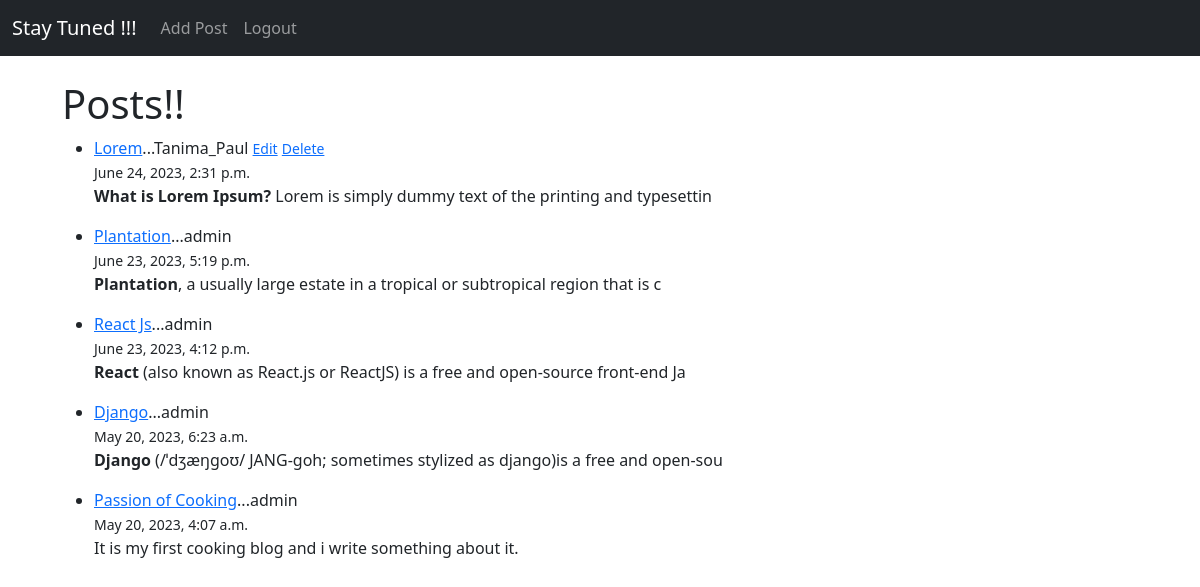
Screenshot of / (signed in) with the database file from the repository.
### blog/models.py (models this page shows, shortened)
class Post(models.Model):
    title=models.CharField(max_length=100)
    title_tag=models.CharField(max_length=255)
    author= models.ForeignKey(User,on_delete=models.CASCADE)
    body= models.TextField()
    created_at=models.DateTimeField(default=datetime.now,blank=True)

### blog/views.py (the view)
# urls.py: path('',HomeView.as_view(),name='home'),
class HomeView(ListView):
    model=Post
    template_name= 'home.html'

### templates/home.html (shortened to what this page needs)
{%extends 'base.html' %}
{% block content %}
<h1>Posts!!</h1>
<ul>
{% for post in object_list reversed%}
    <li><a href="{% url 'article-detail' post.pk %}">
    {{post.title}}</a>...{{post.author}}{{post.author.first_name}}
    {%if user.is_authenticated %}
        {% if user.id == post.author.id%}
            <small> <a href="{% url 'update_post' post.pk %}">Edit</a></small>
            <small> <a href="{% url 'delete_post' post.pk %}">Delete</a>
        {% endif %}
    {% endif %}
    </small><br/>
    <small>{{post.created_at}}</small><br/>
    {{post.body| slice:":100"|safe}}
    </li>
{%endfor%}
</ul>
{% endblock  %}

### rows the page displays
Post: title "Lorem", author "Tanima_Paul", shows "Edit", created_at "June 24, 2023, 2:31 p.m.", body "What is Lorem Ipsum? Lorem is simply dummy text of the printing and typesettin"
Post: title "Plantation", author "admin", created_at "June 23, 2023, 5:19 p.m.", body "Plantation , a usually large estate in a tropical or subtropical region that is c"
Post: title "React Js", author "admin", created_at "June 23, 2023, 4:12 p.m.", body "React (also known as React.js or ReactJS) is a free and open-source front-end Ja"
Post: title "Django", author "admin", created_at "May 20, 2023, 6:23 a.m.", body "Django (/ˈdʒæŋɡoʊ/ JANG-goh; sometimes stylized as django)is a free and open-sou"
Post: title "Passion of Cooking", author "admin", created_at "May 20, 2023, 4:07 a.m.", body "It is my first cooking blog and i write something about it."
